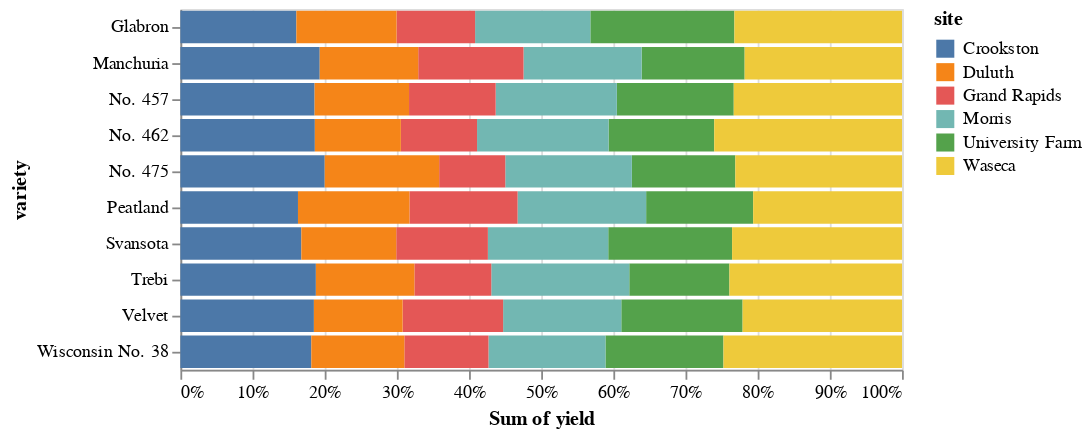

Write notebook code for a chart like this one.
### Code cell
# https://altair-viz.github.io/gallery/normalized_stacked_bar_chart.html

import altair as alt
from vega_datasets import data

source = data.barley()

chart = alt.Chart(source).mark_bar().encode(
    x=alt.X('sum(yield)', stack="normalize"),
    y='variety',
    color='site'
)

#chart.save("stacked-bars.png")
chart

### Figure 1 — Vega-Lite specification as saved in the notebook (floating-point values rounded to 4 significant figures)
{"config": {"view": {"continuousWidth": 400, "continuousHeight": 300}}, "data": {"name": "data-093ece8c35bb2d41094cfb6138ec810b"}, "mark": "bar", "encoding": {"color": {"type": "nominal", "field": "site"}, "x": {"type": "quantitative", "aggregate": "sum", "field": "yield", "stack": "normalize"}, "y": {"type": "nominal", "field": "variety"}}, "$schema": "https://vega.github.io/schema/vega-lite/v4.8.1.json", "datasets": {"data-093ece8c35bb2d41094cfb6138ec810b": [{"yield": 27.0, "variety": "Manchuria", "year": 1931, "site": "University Farm"}, {"yield": 48.87, "variety": "Manchuria", "year": 1931, "site": "Waseca"}, {"yield": 27.43, "variety": "Manchuria", "year": 1931, "site": "Morris"}, {"yield": 39.93, "variety": "Manchuria", "year": 1931, "site": "Crookston"}, {"yield": 32.97, "variety": "Manchuria", "year": 1931, "site": "Grand Rapids"}, {"yield": 28.97, "variety": "Manchuria", "year": 1931, "site": "Duluth"}, {"yield": 43.07, "variety": "Glabron", "year": 1931, "site": "University Farm"}, {"yield": 55.2, "variety": "Glabron", "year": 1931, "site": "Waseca"}, {"yield": 28.77, "variety": "Glabron", "year": 1931, "site": "Morris"}, {"yield": 38.13, "variety": "Glabron", "year": 1931, "site": "Crookston"}, {"yield": 29.13, "variety": "Glabron", "year": 1931, "site": "Grand Rapids"}, {"yield": 29.67, "variety": "Glabron", "year": 1931, "site": "Duluth"}, {"yield": 35.13, "variety": "Svansota", "year": 1931, "site": "University Farm"}, {"yield": 47.33, "variety": "Svansota", "year": 1931, "site": "Waseca"}, {"yield": 25.77, "variety": "Svansota", "year": 1931, "site": "Morris"}, {"yield": 40.47, "variety": "Svansota", "year": 1931, "site": "Crookston"}, {"yield": 29.67, "variety": "Svansota", "year": 1931, "site": "Grand Rapids"}, {"yield": 25.7, "variety": "Svansota", "year": 1931, "site": "Duluth"}, {"yield": 39.9, "variety": "Velvet", "year": 1931, "site": "University Farm"}, {"yield": 50.23, "variety": "Velvet", "year": 1931, "site": "Waseca"}, {"yield": 26.13, "variety": "Velvet", "year": 1931, "site": "Morris"}, {"yield": 41.33, "variety": "Velvet", "year": 1931, "site": "Crookston"}, {"yield": 23.03, "variety": "Velvet", "year": 1931, "site": "Grand Rapids"}, {"yield": 26.3, "variety": "Velvet", "year": 1931, "site": "Duluth"}, {"yield": 36.57, "variety": "Trebi", "year": 1931, "site": "University Farm"}, {"yield": 63.83, "variety": "Trebi", "year": 1931, "site": "Waseca"}, {"yield": 43.77, "variety": "Trebi", "year": 1931, "site": "Morris"}, {"yield": 46.93, "variety": "Trebi", "year": 1931, "site": "Crookston"}, {"yield": 29.77, "variety": "Trebi", "year": 1931, "site": "Grand Rapids"}, {"yield": 33.93, "variety": "Trebi", "year": 1931, "site": "Duluth"}, {"yield": 43.27, "variety": "No. 457", "year": 1931, "site": "University Farm"}, {"yield": 58.1, "variety": "No. 457", "year": 1931, "site": "Waseca"}, {"yield": 28.7, "variety": "No. 457", "year": 1931, "site": "Morris"}, {"yield": 45.67, "variety": "No. 457", "year": 1931, "site": "Crookston"}, {"yield": 32.17, "variety": "No. 457", "year": 1931, "site": "Grand Rapids"}, {"yield": 33.6, "variety": "No. 457", "year": 1931, "site": "Duluth"}, {"yield": 36.6, "variety": "No. 462", "year": 1931, "site": "University Farm"}, {"yield": 65.77, "variety": "No. 462", "year": 1931, "site": "Waseca"}, {"yield": 30.37, "variety": "No. 462", "year": 1931, "site": "Morris"}, {"yield": 48.57, "variety": "No. 462", "year": 1931, "site": "Crookston"}, {"yield": 24.93, "variety": "No. 462", "year": 1931, "site": "Grand Rapids"}, {"yield": 28.1, "variety": "No. 462", "year": 1931, "site": "Duluth"}, {"yield": 32.77, "variety": "Peatland", "year": 1931, "site": "University Farm"}, {"yield": 48.57, "variety": "Peatland", "year": 1931, "site": "Waseca"}, {"yield": 29.87, "variety": "Peatland", "year": 1931, "site": "Morris"}, {"yield": 41.6, "variety": "Peatland", "year": 1931, "site": "Crookston"}, {"yield": 34.7, "variety": "Peatland", "year": 1931, "site": "Grand Rapids"}, {"yield": 32.0, "variety": "Peatland", "year": 1931, "site": "Duluth"}, {"yield": 24.67, "variety": "No. 475", "year": 1931, "site": "University Farm"}, {"yield": 46.77, "variety": "No. 475", "year": 1931, "site": "Waseca"}, {"yield": 22.6, "variety": "No. 475", "year": 1931, "site": "Morris"}, {"yield": 44.1, "variety": "No. 475", "year": 1931, "site": "Crookston"}, {"yield": 19.7, "variety": "No. 475", "year": 1931, "site": "Grand Rapids"}, {"yield": 33.07, "variety": "No. 475", "year": 1931, "site": "Duluth"}, {"yield": 39.3, "variety": "Wisconsin No. 38", "year": 1931, "site": "University Farm"}, {"yield": 58.8, "variety": "Wisconsin No. 38", "year": 1931, "site": "Waseca"}, {"yield": 29.47, "variety": "Wisconsin No. 38", "year": 1931, "site": "Morris"}, {"yield": 49.87, "variety": "Wisconsin No. 38", "year": 1931, "site": "Crookston"}, {"yield": 34.47, "variety": "Wisconsin No. 38", "year": 1931, "site": "Grand Rapids"}, {"yield": 31.6, "variety": "Wisconsin No. 38", "year": 1931, "site": "Duluth"}, {"yield": 26.9, "variety": "Manchuria", "year": 1932, "site": "University Farm"}, {"yield": 33.47, "variety": "Manchuria", "year": 1932, "site": "Waseca"}, {"yield": 34.37, "variety": "Manchuria", "year": 1932, "site": "Morris"}, {"yield": 32.97, "variety": "Manchuria", "year": 1932, "site": "Crookston"}, {"yield": 22.13, "variety": "Manchuria", "year": 1932, "site": "Grand Rapids"}, {"yield": 22.57, "variety": "Manchuria", "year": 1932, "site": "Duluth"}, {"yield": 36.8, "variety": "Glabron", "year": 1932, "site": "University Farm"}, {"yield": 37.73, "variety": "Glabron", "year": 1932, "site": "Waseca"}, {"yield": 35.13, "variety": "Glabron", "year": 1932, "site": "Morris"}, {"yield": 26.17, "variety": "Glabron", "year": 1932, "site": "Crookston"}, {"yield": 14.43, "variety": "Glabron", "year": 1932, "site": "Grand Rapids"}, {"yield": 25.87, "variety": "Glabron", "year": 1932, "site": "Duluth"}, {"yield": 27.43, "variety": "Svansota", "year": 1932, "site": "University Farm"}, {"yield": 38.5, "variety": "Svansota", "year": 1932, "site": "Waseca"}, {"yield": 35.03, "variety": "Svansota", "year": 1932, "site": "Morris"}, {"yield": 20.63, "variety": "Svansota", "year": 1932, "site": "Crookston"}, {"yield": 16.63, "variety": "Svansota", "year": 1932, "site": "Grand Rapids"}, {"yield": 22.23, "variety": "Svansota", "year": 1932, "site": "Duluth"}, {"yield": 26.8, "variety": "Velvet", "year": 1932, "site": "University Farm"}, {"yield": 37.4, "variety": "Velvet", "year": 1932, "site": "Waseca"}, {"yield": 38.83, "variety": "Velvet", "year": 1932, "site": "Morris"}, {"yield": 32.07, "variety": "Velvet", "year": 1932, "site": "Crookston"}, {"yield": 32.23, "variety": "Velvet", "year": 1932, "site": "Grand Rapids"}, {"yield": 22.47, "variety": "Velvet", "year": 1932, "site": "Duluth"}, {"yield": 29.07, "variety": "Trebi", "year": 1932, "site": "University Farm"}, {"yield": 49.23, "variety": "Trebi", "year": 1932, "site": "Waseca"}, {"yield": 46.63, "variety": "Trebi", "year": 1932, "site": "Morris"}, {"yield": 41.83, "variety": "Trebi", "year": 1932, "site": "Crookston"}, {"yield": 20.63, "variety": "Trebi", "year": 1932, "site": "Grand Rapids"}, {"yield": 30.6, "variety": "Trebi", "year": 1932, "site": "Duluth"}, {"yield": 26.43, "variety": "No. 457", "year": 1932, "site": "University Farm"}, {"yield": 42.2, "variety": "No. 457", "year": 1932, "site": "Waseca"}, {"yield": 43.53, "variety": "No. 457", "year": 1932, "site": "Morris"}, {"yield": 34.33, "variety": "No. 457", "year": 1932, "site": "Crookston"}, {"yield": 19.47, "variety": "No. 457", "year": 1932, "site": "Grand Rapids"}, {"yield": 22.7, "variety": "No. 457", "year": 1932, "site": "Duluth"}, {"yield": 25.57, "variety": "No. 462", "year": 1932, "site": "University Farm"}, {"yield": 44.7, "variety": "No. 462", "year": 1932, "site": "Waseca"}, {"yield": 47.0, "variety": "No. 462", "year": 1932, "site": "Morris"}, {"yield": 30.53, "variety": "No. 462", "year": 1932, "site": "Crookston"}, {"yield": 19.9, "variety": "No. 462", "year": 1932, "site": "Grand Rapids"}, {"yield": 22.5, "variety": "No. 462", "year": 1932, "site": "Duluth"}, {"yield": 28.07, "variety": "Peatland", "year": 1932, "site": "University Farm"}, {"yield": 36.03, "variety": "Peatland", "year": 1932, "site": "Waseca"}, {"yield": 43.2, "variety": "Peatland", "year": 1932, "site": "Morris"}, {"yield": 25.23, "variety": "Peatland", "year": 1932, "site": "Crookston"}, {"yield": 26.77, "variety": "Peatland", "year": 1932, "site": "Grand Rapids"}, {"yield": 31.37, "variety": "Peatland", "year": 1932, "site": "Duluth"}, {"yield": 30.0, "variety": "No. 475", "year": 1932, "site": "University Farm"}, {"yield": 41.27, "variety": "No. 475", "year": 1932, "site": "Waseca"}, {"yield": 44.23, "variety": "No. 475", "year": 1932, "site": "Morris"}, {"yield": 32.13, "variety": "No. 475", "year": 1932, "site": "Crookston"}, {"yield": 15.23, "variety": "No. 475", "year": 1932, "site": "Grand Rapids"}, {"yield": 27.37, "variety": "No. 475", "year": 1932, "site": "Duluth"}, {"yield": 38.0, "variety": "Wisconsin No. 38", "year": 1932, "site": "University Farm"}, {"yield": 58.17, "variety": "Wisconsin No. 38", "year": 1932, "site": "Waseca"}, {"yield": 47.17, "variety": "Wisconsin No. 38", "year": 1932, "site": "Morris"}, {"yield": 35.9, "variety": "Wisconsin No. 38", "year": 1932, "site": "Crookston"}, {"yield": 20.67, "variety": "Wisconsin No. 38", "year": 1932, "site": "Grand Rapids"}, {"yield": 29.33, "variety": "Wisconsin No. 38", "year": 1932, "site": "Duluth"}]}}
